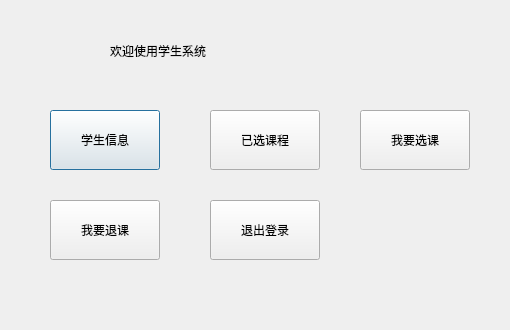
<?xml version="1.0" encoding="UTF-8"?>
<ui version="4.0">
 <class>Student</class>
 <widget class="QDialog" name="Student">
  <property name="geometry">
   <rect>
    <x>0</x>
    <y>0</y>
    <width>510</width>
    <height>330</height>
   </rect>
  </property>
  <property name="windowTitle">
   <string>Dialog</string>
  </property>
  <widget class="QPushButton" name="pushButton">
   <property name="geometry">
    <rect>
     <x>50</x>
     <y>110</y>
     <width>110</width>
     <height>60</height>
    </rect>
   </property>
   <property name="text">
    <string>学生信息</string>
   </property>
  </widget>
  <widget class="QPushButton" name="pushButton_2">
   <property name="geometry">
    <rect>
     <x>210</x>
     <y>110</y>
     <width>110</width>
     <height>60</height>
    </rect>
   </property>
   <property name="text">
    <string>已选课程</string>
   </property>
  </widget>
  <widget class="QPushButton" name="pushButton_4">
   <property name="geometry">
    <rect>
     <x>360</x>
     <y>110</y>
     <width>110</width>
     <height>60</height>
    </rect>
   </property>
   <property name="text">
    <string>我要选课</string>
   </property>
  </widget>
  <widget class="QPushButton" name="pushButton_5">
   <property name="geometry">
    <rect>
     <x>50</x>
     <y>200</y>
     <width>110</width>
     <height>60</height>
    </rect>
   </property>
   <property name="text">
    <string>我要退课</string>
   </property>
  </widget>
  <widget class="QPushButton" name="pushButton_6">
   <property name="geometry">
    <rect>
     <x>210</x>
     <y>200</y>
     <width>110</width>
     <height>60</height>
    </rect>
   </property>
   <property name="text">
    <string>退出登录</string>
   </property>
  </widget>
  <widget class="QLabel" name="label">
   <property name="geometry">
    <rect>
     <x>110</x>
     <y>20</y>
     <width>281</width>
     <height>61</height>
    </rect>
   </property>
   <property name="styleSheet">
    <string notr="true">font: 75 24pt &quot;Aharoni&quot;;</string>
   </property>
   <property name="text">
    <string>欢迎使用学生系统</string>
   </property>
  </widget>
 </widget>
 <resources/>
 <connections/>
</ui>
